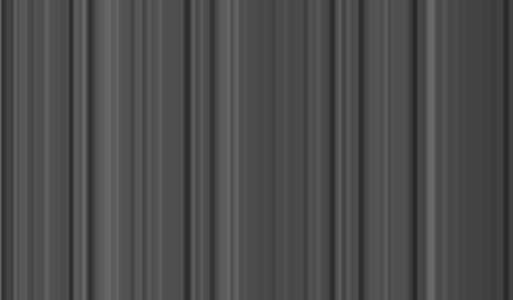
#> input picture Square-Code.jpg, 513 x 300 px; its folder holds only this picture in this run
$ python -i color_histogram.py   (imports and definitions only)
#> lines starting #> are read from the running program, lines starting #| are printed output that depends on the picture
#> further down, picture is the input picture: shape (300, 513, 3); min 37, max 107, mean 75.8
import itertools
import os
from collections import Counter

import cv2
import numpy as np


# [9 lines left out: function select_sample, not called in this run]


def drop_nans(h):
    return h[np.isfinite(h)]


# [29 lines left out: functions compare_hist, compare_hist_one_way, find_max_similarity, not called in this run]


#
# file1 = 'rotated2.jpg'
# file2 = 'rotated3.jpg'
# gray1 = cv2.imread(file1, 0)
# gray2 = cv2.imread(file2, 0)
#
# rows1 = select_sample(gray1)
# rows2 = select_sample(gray2)
#
# median1 = extract_the_meat(np.nanmedian(rows1, axis=0))
# median2 = extract_the_meat(np.nanmedian(rows2, axis=0))
#
# _, axarr = plt.subplots(nrows=2, ncols=1, sharex='col')
# axarr[0].plot(range(0, np.size(median1)), median1)
# axarr[1].plot(range(0, np.size(median2)), median2)
#
# plt.show()

def do_nothing(color_image):
    return color_image


def equalize_light(color_image):
    yuv = cv2.cvtColor(color_image, cv2.COLOR_BGR2YUV)
#> yuv: shape (300, 513, 3); mean of channels 0, 1, 2 75.8, 128, 128
    y, u, v = cv2.split(yuv)
#> u: shape (300, 513); every value is 128
    # clahe = cv2.createCLAHE(clipLimit=2.0)
    clahe = cv2.createCLAHE(clipLimit=80.0, tileGridSize=(6, 6))
    y_equalized = clahe.apply(y)
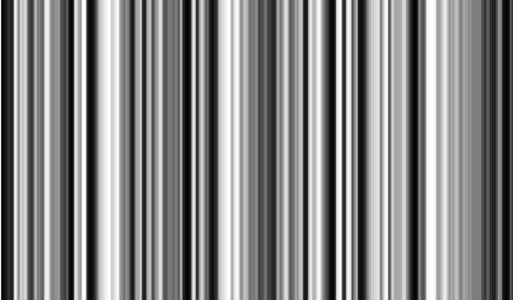
#> y_equalized: shape (300, 513); min 2, max 255, mean 133.5
    # y_equalized = cv2.equalizeHist(y)
    light_equalized = cv2.merge((y_equalized, u, v))
#> light_equalized: shape (300, 513, 3); mean of channels 0, 1, 2 133.5, 128, 128
    return cv2.cvtColor(light_equalized, cv2.COLOR_YUV2BGR)


def bilateral_filtered(color_image):
    return cv2.bilateralFilter(color_image, 9, 75, 75)


def convert_to_grayscale(color_image):
    preprocessed = do_nothing(color_image)
    return cv2.cvtColor(preprocessed, cv2.COLOR_BGR2GRAY)


# [51 lines left out: functions compare, compute_code, normalize, not called in this run]


def histogram(sample):
    statistic = np.nanmean(sample, axis=0)
    return drop_nans(statistic)


def derivative(hist):
    return np.diff(hist)


# Experimental
# [54 lines left out: functions longest_code, longest_diff, not called in this run]

>>> import cv2
>>> picture = cv2.imread('Square-Code.jpg')
>>> result = equalize_light(picture)

$ run again, on Square2-Code.jpg
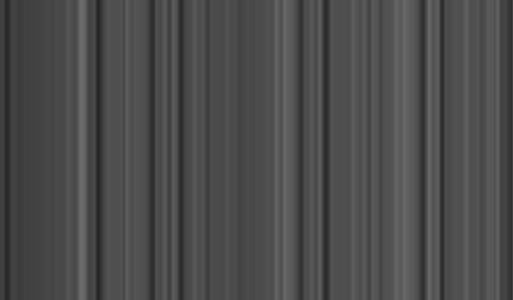
#> input picture Square2-Code.jpg, 513 x 300 px
#> picture is the input picture: shape (300, 513, 3); min 36, max 107, mean 75.9
#> yuv: shape (300, 513, 3); mean of channels 0, 1, 2 75.9, 128, 128
#> u: shape (300, 513); every value is 128
#> in equalize_light, `y_equalized = clahe.apply(y)`:
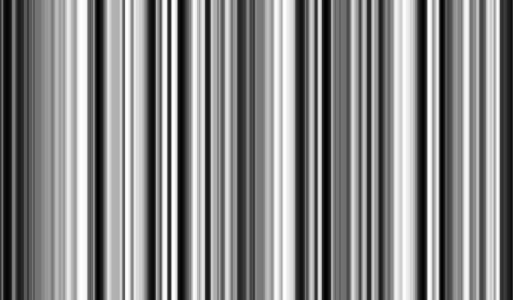
#> y_equalized: shape (300, 513); min 2, max 255, mean 134.2
#> light_equalized: shape (300, 513, 3); mean of channels 0, 1, 2 134.2, 128, 128
